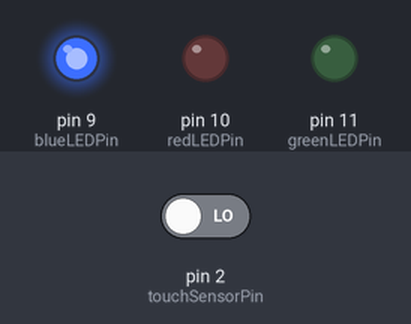
Bench run of a sketch on a simulated Arduino Uno, built with avr-gcc and run on an emulated ATmega328P. Parts: output pins drawn as LEDs (lit = HIGH). Dashed ring = blinking. The test bench sets the inputs (shaded band); at power-on: pin 2 (touchSensorPin) LOW.

Above: at 1.2 s.
1.3 s: pin 2 (touchSensorPin) driven HIGH
At 2.0 s:
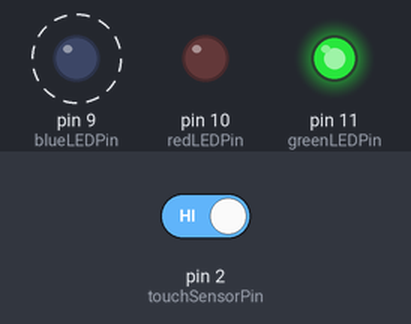
At 3.2 s:
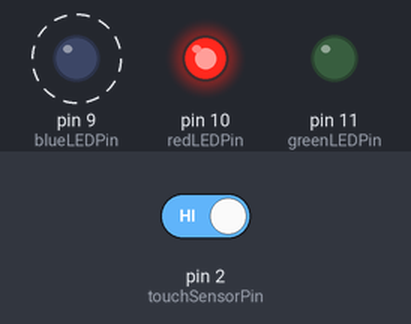
4.3 s: pin 2 (touchSensorPin) driven LOW
At 5.6 s:
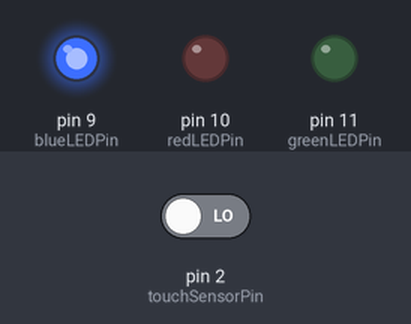
Timing chart, 0 to 7.3 s (numbered marks = the images above; inputs shaded):
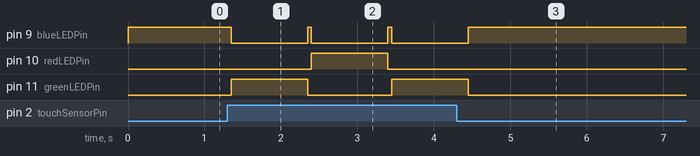

The sketch:

signal.ino
```cpp
// Pin Definitions
const int touchSensorPin = 2;
const int blueLEDPin = 9;
const int redLEDPin = 10;
const int greenLEDPin = 11;

// Variables
bool doorStatus = false; // false = "do not enter", true = "enter"

void setup()
{
  pinMode(touchSensorPin, INPUT);
  pinMode(blueLEDPin, OUTPUT);
  pinMode(redLEDPin, OUTPUT);
  pinMode(greenLEDPin, OUTPUT);

  digitalWrite(blueLEDPin, HIGH); // Blue LED on as standby light
}

void loop()
{
  int touchValue = digitalRead(touchSensorPin);

  if (touchValue == HIGH) // Touch sensor is triggered
  {
    delay(50); // Software debounce, can be adjusted to suit the specific sensor
    if (digitalRead(touchSensorPin) == HIGH) // Check again to make sure it wasn't a transient spike
    {
      doorStatus = !doorStatus; // Toggle door status

      // Update LEDs according to the new door status
      if (doorStatus)
      {
        digitalWrite(blueLEDPin, LOW); // Turn off standby light
        digitalWrite(redLEDPin, LOW);
        digitalWrite(greenLEDPin, HIGH);
      }
      else
      {
        digitalWrite(blueLEDPin, LOW); // Turn off standby light
        digitalWrite(greenLEDPin, LOW);
        digitalWrite(redLEDPin, HIGH);
      }

      delay(1000); // Wait for 1 second before accepting another touch, can be adjusted to suit your needs

      digitalWrite(redLEDPin, LOW); // Turn off red or green LED
      digitalWrite(greenLEDPin, LOW);
      digitalWrite(blueLEDPin, HIGH); // Turn on standby light
    }
  }
}
```

Measured:
- after the input at 1.3 s, pin 9 (blueLEDPin): alternates HIGH for 0.05 s and LOW for 1.0 s, starting after 0.05 s; pin 10 (redLEDPin): LOW → HIGH after 1.1 s, → LOW 1.0 s later; pin 11 (greenLEDPin): LOW → HIGH after 0.05 s, → LOW 1.0 s later, → HIGH 1.1 s later
- after the input at 4.3 s, pin 9 (blueLEDPin): goes on until 4.5 s, then stays HIGH; pin 10 (redLEDPin): stops changing and stays LOW; pin 11 (greenLEDPin): goes on until 4.5 s, then stays LOW
